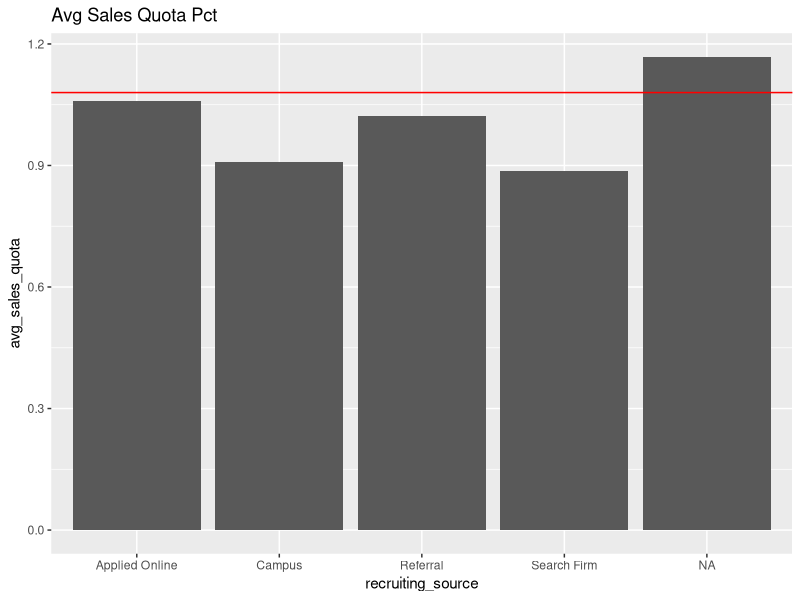
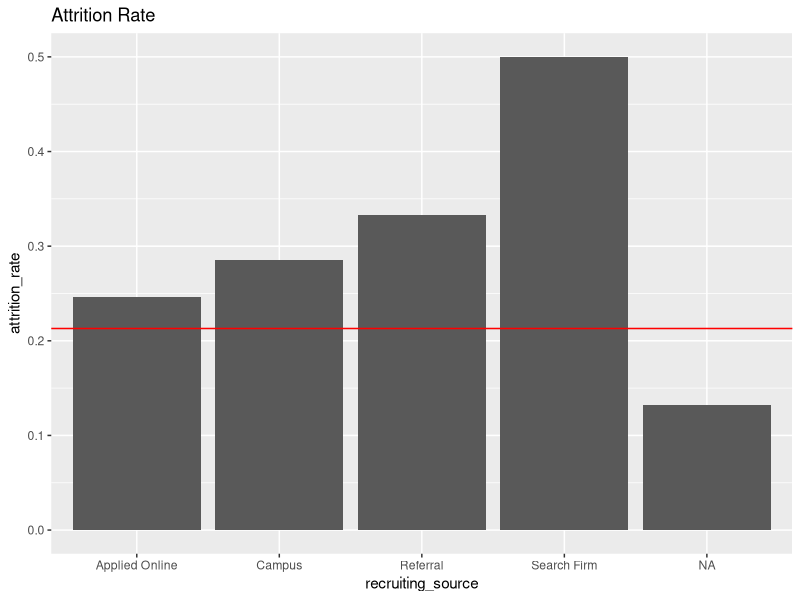

The R script that drew these images, in order:
library(readr)
library(dplyr)
library(ggplot2)

# RECRUITMENT: ----

## Data
recruitment <- read_csv("Data/recruitment_data.csv")

## Exploratory Data Analysis
# - summary
recruitment %>% skimr::skim()
recruitment %>% glimpse()
recruitment %>% count(recruiting_source)

## Visual: Average Sales Quota By Recruiting Source
recruitment %>% 
  group_by(recruiting_source) %>% 
  summarise(avg_sales_quota = mean(sales_quota_pct)) %>% 
  ggplot(aes(recruiting_source, avg_sales_quota)) +
  geom_col() + geom_hline(yintercept = 1.08, color = "red") +
  labs(title = "Avg Sales Quota Pct")

## Visual: Average Attrition Rate By Recruiting Source
recruitment %>% 
  group_by(recruiting_source) %>% 
  summarise(attrition_rate = mean(attrition)) %>% 
  arrange(attrition_rate) %>% 
  ggplot(aes(recruiting_source, attrition_rate)) +
  geom_col() + geom_hline(yintercept = 0.213, color = "red") +
  labs(title = "Attrition Rate")


